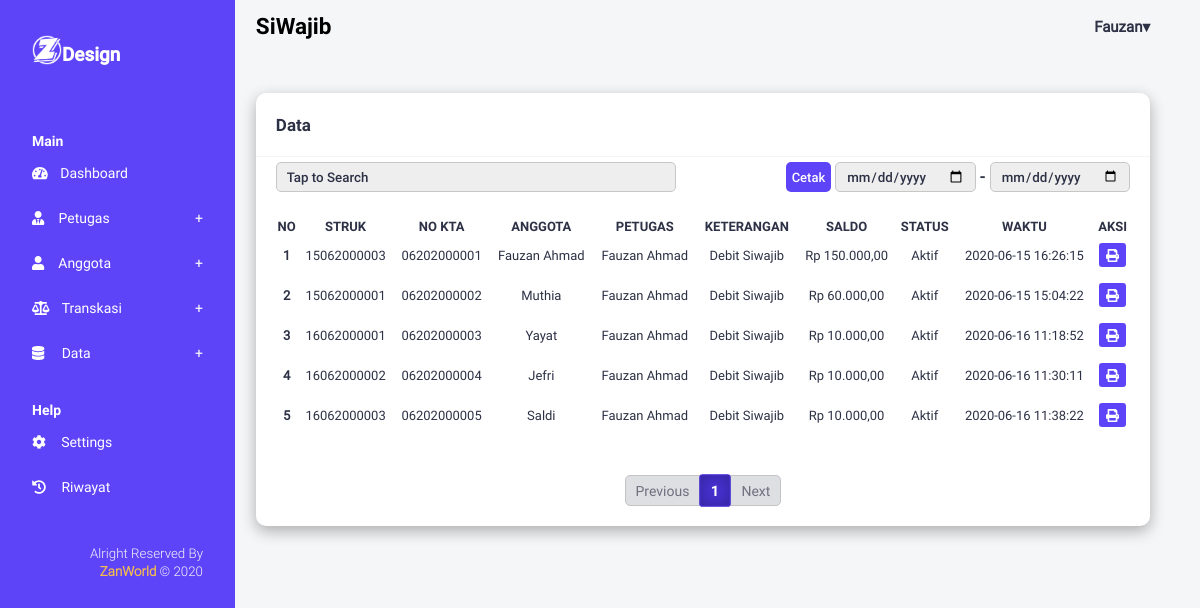
/pages/data/simpanan_wajib.php (signed in), run on the app's committed database.
### tables this page shows
CREATE TABLE `petugas` (
  `idpetugas` int(11) NOT NULL,
  `noktp` char(16) NOT NULL,
  `nama` varchar(50) NOT NULL,
  `jenkel` enum('laki-laki','perempuan') DEFAULT NULL,
  `alamat` text DEFAULT NULL,
  `jabatan` enum('pembina','ketua','sekretaris','bendahara','pengawas','pengelola') DEFAULT NULL,
  `tgllahir` date DEFAULT NULL,
  `status` enum('aktif','nonaktif') DEFAULT NULL,
  `waktudaftar` datetime DEFAULT NULL
);

CREATE TABLE `anggota` (
  `nokta` char(15) NOT NULL,
  `nama` varchar(55) NOT NULL,
  `jenkel` enum('laki-laki','perempuan') DEFAULT NULL,
  `alamat` text DEFAULT NULL,
  `notelepon` char(13) NOT NULL,
  `pekerjaan` varchar(30) DEFAULT NULL,
  `status` enum('aktif','nonaktif') DEFAULT NULL,
  `waktudaftar` datetime DEFAULT NULL
);

### pages/data/simpanan_wajib.php (the view, shortened to what the rows shown need)
<?php
require_once "../../assets/library/function.php";
require_once "../../assets/library/function_control.php";
$library = new Library();
$control = new Control();
$idpetugas = $_SESSION['key'];
$queryUsername = $library->conn->query("SELECT*FROM petugas WHERE idpetugas='$idpetugas'");
$rowQueryUsername = $queryUsername->fetch(PDO::FETCH_ASSOC);
$username = $rowQueryUsername['nama'];
$nickName = explode(" ",$username);
$halaman = 10;
$page = isset($_GET['data']) ? (int)$_GET['data']:1;
$mulai = ($page > 1) ? ($page * $halaman) - $halaman : 0;
$querySiwapo = "SELECT*FROM `view-siwapo` WHERE keterangan LIKE '%siwajib%'";
if(isset($_GET['search']) && !empty($_GET['search'])){
    $querySiwapo .= " AND nokta='".$_GET['search']."'";
}else{
    $querySiwapo = "SELECT sum(subtotal) AS saldo,`view-siwapo`.* FROM `view-siwapo` WHERE keterangan LIKE '%siwajib%' GROUP BY nokta";
}
$query = $library->conn->query("$querySiwapo LIMIT $mulai,$halaman");
?>
<!DOCTYPE html>
<html lang="en">
<head>
    <link rel="stylesheet" href="../../assets/css/layout.css">
    <link rel="stylesheet" href="../../assets/css/formStyle.css">
    <link rel="stylesheet" href="../../assets/css/all.min.css">
</head>
<body>
    <div class="wrap-all">
        <div class="sidebar">
        <nav class="navbar">
                <div class="navbar-content head">
                    <div class="title">
                        <h2>Design</h2>
                    </div>
                </div>
            </nav>
        </div>
        <section class="content">
            <header class="content-header">
                <div class="content-title">
                    <h2>SiWajib</h3>
                </div>
                <div class="user-dropdown">
                    <a href="#" class="dropdown-toggle">
                        <h4 class="user-name"><?=$nickName[0]?></h4>
                    </a>
                </div>
            </header>
            <div class="content-body">
                <div class="container">
                    <div class="data-view">
                        <div class="table">
                            <div class="table-head">
                                <h1>Data</h1>
                            </div>
                            <div class="table-body" style="overflow: auto;">
                            <?php if(isset($_GET['search']) && !empty($_GET['search'])){ ?>
                                <table class="tb_primary">
                                    <thead>
                                        <tr>
                                            <th>NO</th>
                                            <th>STRUK</th>
                                            <th>NO KTA</th>
                                            <th>PETUGAS</th>
                                            <th>KETERANGAN</th>
                                            <th>SUBTOTAL</th>
                                            <th>TOTAL</th>
                                            <th>STATUS</th>
                                            <th>WAKTU</th>
                                        </tr>
                                    </thead>
                                    <tbody>
                                        <?php
                                            $no = $mulai+1;
                                            while($row = $query->fetch(PDO::FETCH_ASSOC)):
                                        ?>
                                        <tr>
                                            <th><?=$no++?></th>
                                            <td><?=$row['notransaksi']?></td>
                                            <td><?=$row['nokta']?></td>
                                            <td><?=$row['namapetugas']?></td>
                                            <td><?=$row['keterangan']?></td>
                                            <td><?=$control->rupiah($row['subtotal'])?></td>
                                            <td><?=$control->rupiah($row['total'])?></td>
                                            <td>
                                                <?php
                                                if($row['status'] === 'aktif'){
                                                    echo "Aktif";
                                                }else{
                                                    echo "Non Aktif";
                                                }
                                                ?>
                                            </td>
                                            <td><?=$row['waktudaftar']?></td>
                                        </tr>
                                        <?php
                                            endwhile;
                                        ?>
                                    </tbody>
                                </table>
                            <?php }else{ ?>
                                <table class="tb_primary">
                                    <thead>
                                        <tr>
                                            <th>NO</th>
                                            <th>STRUK</th>
                                            <th>NO KTA</th>
                                            <th>ANGGOTA</th>
                                            <th>PETUGAS</th>
                                            <th>KETERANGAN</th>
                                            <th>SALDO</th>
                                            <th>STATUS</th>
                                            <th>WAKTU</th>
                                            <th>AKSI</th>
                                        </tr>
                                    </thead>
                                    <tbody>
                                        <?php
                                            $no = $mulai+1;
                                            while($row = $query->fetch(PDO::FETCH_ASSOC)):
                                        ?>
                                        <tr>
                                            <th><?=$no++?></th>
                                            <td><?=$row['notransaksi']?></td>
                                            <td><?=$row['nokta']?></td>
                                            <td><?=$row['nama']?></td>
                                            <td><?=$row['namapetugas']?></td>
                                            <td><?=$row['keterangan']?></td>
                                            <td><?=$control->rupiah($row['saldo'])?></td>
                                            <td>
                                                <?php
                                                if($row['status'] === 'aktif'){
                                                    echo "Aktif";
                                                }else{
                                                    echo "Non Aktif";
                                                }
                                                ?>
                                            </td>
                                            <td><?=$row['waktudaftar']?></td>
                                            <td style="display: flex; justify-content:center;">
                                                <a class="icon icon-cetak" target="_blank" href="../cetak/cetak_laporan.php?nokta=<?=$row['nokta']?>&key=siwajib" title="Cetak data">
                                                    <i class="fas fa-print"></i>
                                                </a>
                                            </td>
                                        </tr>
                                        <?php
                                            endwhile;
                                        ?>
                                    </tbody>
                                </table>
                            <?php } ?>
                            </div>
                        </div>
                    </div>
                </div>
            </div>
        </section>
    </div>
</body>
</html>

### data on the page
petugas: nama "Fauzan"
anggota: notransaksi "15062000003", nokta "06202000001", nama "Fauzan Ahmad", namapetugas "Fauzan Ahmad", keterangan "Debit Siwajib", rupiah "Rp 150.000,00", status "Aktif", waktudaftar "2020-06-15 16:26:15"
anggota: notransaksi "15062000001", nokta "06202000002", nama "Muthia", namapetugas "Fauzan Ahmad", keterangan "Debit Siwajib", rupiah "Rp 60.000,00", status "Aktif", waktudaftar "2020-06-15 15:04:22"
anggota: notransaksi "16062000001", nokta "06202000003", nama "Yayat", namapetugas "Fauzan Ahmad", keterangan "Debit Siwajib", rupiah "Rp 10.000,00", status "Aktif", waktudaftar "2020-06-16 11:18:52"
anggota: notransaksi "16062000002", nokta "06202000004", nama "Jefri", namapetugas "Fauzan Ahmad", keterangan "Debit Siwajib", rupiah "Rp 10.000,00", status "Aktif", waktudaftar "2020-06-16 11:30:11"
anggota: notransaksi "16062000003", nokta "06202000005", nama "Saldi", namapetugas "Fauzan Ahmad", keterangan "Debit Siwajib", rupiah "Rp 10.000,00", status "Aktif", waktudaftar "2020-06-16 11:38:22"
